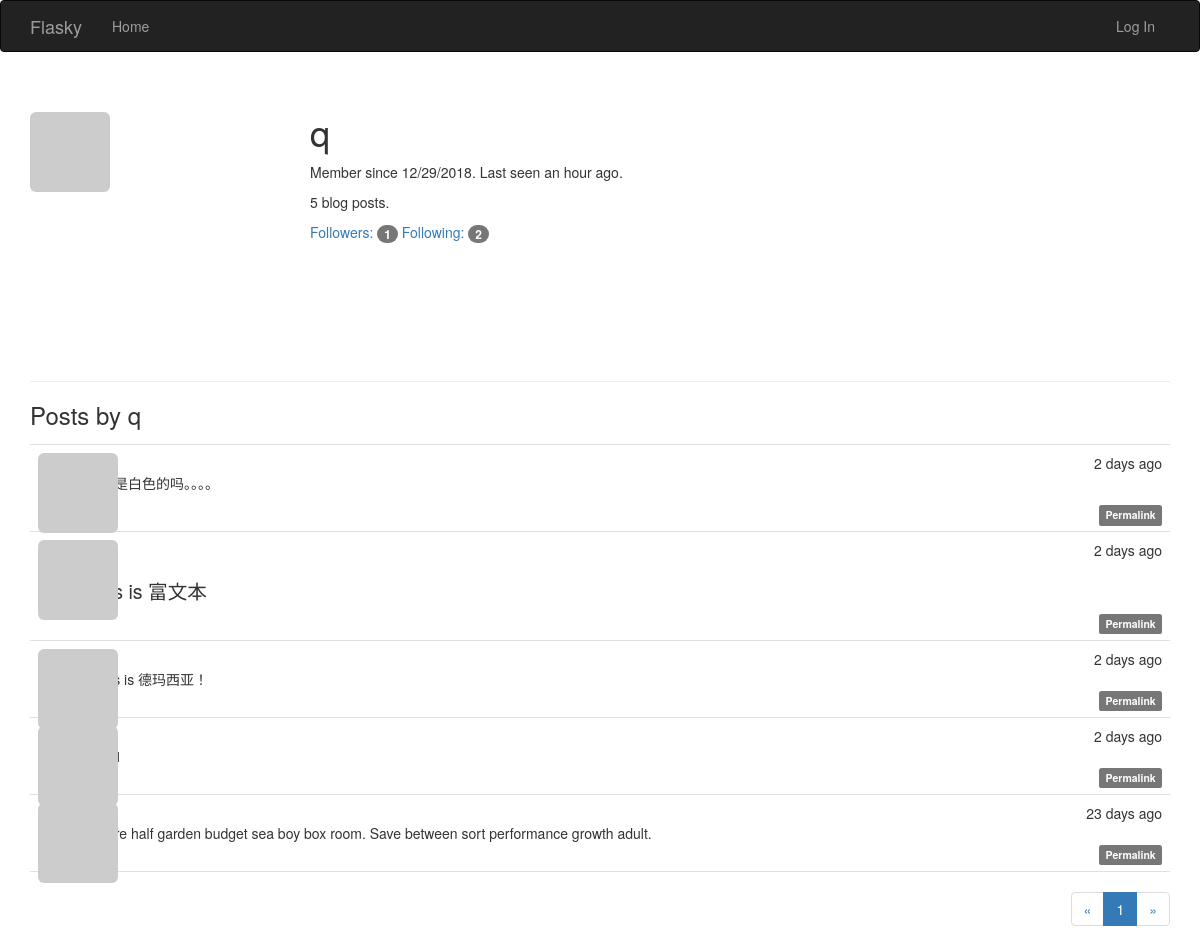
The app's page /user/q with its own data.
### app/models.py (models this page shows, shortened)
class User(UserMixin, db.Model):
    __tablename__ = 'users'
    id = db.Column(db.Integer, primary_key=True)
    email = db.Column(db.String(64), unique=True, index=True)
    username = db.Column(db.String(64), unique=True, index=True)
    role_id = db.Column(db.Integer, db.ForeignKey('roles.id'))
    password_hash = db.Column(db.String(128))
    confirmed = db.Column(db.Boolean, default=False)
    name = db.Column(db.String(64))
    location = db.Column(db.String(64))
    about_me = db.Column(db.Text())
    member_since = db.Column(db.DateTime(), default=datetime.utcnow)
    last_seen = db.Column(db.DateTime(), default=datetime.utcnow)
    avatar_hash = db.Column(db.String(32))
    posts = db.relationship('Post', backref='author', lazy='dynamic')
    followed = db.relationship('Follow',
                                foreign_keys=[Follow.follower_id],
                                backref=db.backref('follower', lazy='joined'),
                                lazy='dynamic',
                                cascade='all, delete-orphan')
    followers = db.relationship('Follow',
                                foreign_keys=[Follow.followed_id],
                                backref=db.backref('followed', lazy='joined'),
                                lazy='dynamic',
                                cascade='all, delete-orphan')
    @property
    def password(self):
        raise AttributeError('password is not a readable attribute')
    def gravatar(self, size=100, default='identicon', rating='g'):
        url = 'https://secure.gravatar.com/avatar'
        hash = self.avatar_hash or self.gravatar_hash()
        return '{url}/{hash}?s={size}&d={default}&r={rating}'.format(
            url=url, hash=hash, size=size, default=default, rating=rating)

class Post(db.Model):
    __tablename__ = 'posts'
    id = db.Column(db.Integer, primary_key=True)
    body = db.Column(db.Text)
    body_html = db.Column(db.Text)
    timestamp = db.Column(db.DateTime, index=True, default=datetime.utcnow)
    author_id = db.Column(db.Integer, db.ForeignKey('users.id'))

### app/main/views.py (the view)
@main.route('/user/<username>')
def user(username):
    user = User.query.filter_by(username=username).first_or_404()
    page = request.args.get('page', 1, type=int)
    pagination = user.posts.order_by(Post.timestamp.desc()).paginate(
            page, per_page=current_app.config['FLASKY_POSTS_PER_PAGE'],
            error_out=False)
    posts = pagination.items
    return render_template('user.html', user=user, posts=posts,
            pagination=pagination)

### app/auth/views.py (called while the page is built)
@auth.before_app_request
def before_request():
    if current_user.is_authenticated:
        current_user.ping()
        if not current_user.confirmed \
                and request.endpoint \
                and request.blueprint != 'auth' \
                and request.endpoint != 'static':
            return redirect(url_for('auth.unconfirmed'))

### app/main/__init__.py (called while the page is built)
@main.app_context_processor
def inject_permissions():
    return dict(Permission=Permission)

### app/models.py (called while the page is built)
    def can(self, permissions):
        return False

    def is_administrator(self):
        return False

### app/templates/user.html (shortened to what this page needs)
{% extends "base.html" %}
{% import "_macros.html" as macros %}
{% block page_content %}
<div class="page-header">
    <img class="img-rounded profile-thumbnail" src="{{ user.gravatar(size=256) }}">
    <div class="profile-header">
      <h1>{{ user.username }}</h1>
      <p>Member since {{ moment(user.member_since).format('L') }}. Last seen {{ moment(user.last_seen).fromNow() }}.</p>
      <p>{{ user.posts.count() }} blog posts.</p>
      <p>
          <a href="{{ url_for('.followers', username=user.username) }}">Followers: <span class="badge">{{ user.followers.count() - 1 }}</span></a>
          <a href="{{ url_for('.followed_by', username=user.username) }}">Following: <span class="badge">{{ user.followed.count() - 1 }}</span></a>
      </p>
    </div>
</div>
<h3>Posts by {{ user.username }}</h3>
{% include '_posts.html' %}
{% if pagination %}
<div class="pagination">
    {{ macros.pagination_widget(pagination, '.user', username=user.username) }}
</div>
{% endif %}
{% endblock %}

### app/templates/base.html (shortened to what this page needs)
{% extends "bootstrap/base.html" %}
{% block head %}
{{ super() }}
<link rel="stylesheet" type="text/css" href="{{ url_for('static', filename='styles.css') }}">
{% endblock %}
{% block navbar %}
<div class="navbar navbar-inverse" role="navigation">
    <div class="container">
        <div class="navbar-header">
            <a class="navbar-brand" href="{{ url_for('main.index') }}">Flasky</a>
        </div>
        <div class="navbar-collapse collapse">
            <ul class="nav navbar-nav">
                <li><a href="{{ url_for('main.index') }}">Home</a></li>
            </ul>
            <ul class="nav navbar-nav navbar-right">
              {% if current_user.is_authenticated %}
              <li class="dropdown">
                <a href="#" class="dropdown-toggle" data-toggle="dropdown">
                  <img src="{{ current_user.gravatar(size=18) }}">
                  Account <b class="caret"></b>
                </a>
                <ul class="dropdown-menu">
                  <li><a href="{{ url_for('auth.change_password') }}">Change Password</a></li>
                  <li><a href="{{ url_for('auth.change_email_request') }}">Change Email</a></li>
                  <li><a href="{{ url_for('auth.logout') }}">Log Out</a></li>
                </ul>
              </li>
              {% else %}
              <li><a href="{{ url_for('auth.login') }}">Log In</a></li>
              {% endif %}
            </ul>
        </div>
    </div>
</div>
{% endblock %}
{% block content %}
<div class="container">
  {% block page_content %}{% endblock %}
</div>
{% endblock %}

### app/templates/_macros.html
{% macro pagination_widget(pagination, endpoint) %}
<ul class="pagination">
    <li{% if not pagination.has_prev %} class="disable"{% endif %}>
        <a href="{% if pagination.has_prev %}{{ url_for(endpoint, page=pagination.prev_num, **kwargs) }}{% else %}#{% endif %}">
            &laquo;
        </a>
    </li>
    {% for p in pagination.iter_pages() %}
        {% if p %}
            {% if p == pagination.page %}
            <li class="active">
                <a href="{{ url_for(endpoint, page=p, **kwargs )}}">{{ p }}</a>
            </li>
            {% else %}
            <li>
                <a href="{{ url_for(endpoint, page=p, **kwargs) }}">{{ p }}</a>
            </li>
            {% endif %}
        {% else %}
        <li class="disable"><a href="#">&hellip;</a></li>
        {% endif %}
    {% endfor %}
    <li{% if not pagination.has_next %}  class="disable"{% endif %}>
        <a href="{% if pagination.has_next%}{{ url_for(endpoint, page=pagination.next_num, **kwargs) }}{% else %}#{% endif %}">
            &raquo;
        </a>
    </li>
</ul>
{% endmacro %}

### app/templates/_posts.html (shortened to what this page needs)
<ul class="posts">
    {% for post in posts %}
    <li class="post">
      <div class="post-thumbnail">
          <a href="{{ url_for('.user', username=post.author.username) }}">
            <img class="img-rounded profile-thumbnail" src="{{ post.author.gravatar(size=40) }}">
          </a>
      </div>
      <div class="post-content">
          <div class="post-date">{{ moment(post.timestamp).fromNow() }}</div>
          <div class="post-author"><a href="{{ url_for('.user', username=post.author.username) }}">{{ post.author.username }}</a></div>
          <div class="post-body">
              {% if post.body_html %}
                  {{ post.body_html | safe }}
              {% else %}
                  {{ post.body }}
              {% endif %}
          </div>
          <div class="post-footer">
              <a href="{{ url_for('.post', id=post.id) }}">
                  <span class="label label-default">Permalink</span>
              </a>
          </div>
      </div>
    </li>
    {% endfor %}
</ul>

### app/static/styles.css (style rules this page uses)
.profile-thumbnail { position: absolute; }
.profile-header { min-height: 260px; margin-left: 280px; }
ul.posts { list-style-type: none; padding: 0px; margin: 16px 0px 0px 0px; border-top: 1px solid #e0e0e0; }
ul.posts li.post { padding: 8px; border-bottom: 1px solid #e0e0e0; }
div.post-date { float: right; }
div.post-author { font-weight: bold; }
div.post-thumbnail { position: absolute; }
div.post-content { margin-left: 48px; min-height: 48px; }
div.post-footer { text-align: right; }
div.pagination { width: 100%; text-align: right; padding: 0px; margin: 0px; }
.post-body h1 { font-size: 140%; }

### records on screen
User: username "q", member_since "12/29/2018", last_seen "an hour ago"
Post: timestamp "2 days ago", body_html "颜色是白色的吗。。。。"
Post: timestamp "2 days ago", body_html "This is 富文本"
Post: timestamp "2 days ago", body "#This is 德玛西亚！"
Post: timestamp "2 days ago"
Post: timestamp "23 days ago", body "Where half garden budget sea boy box room. Save between sort performance growth adult."

### other values on screen
{{ user.posts.count() }} "5"
{{ user.followers.count() - 1 }} "1"
{{ user.followed.count() - 1 }} "2"
{{ p }} "1"
